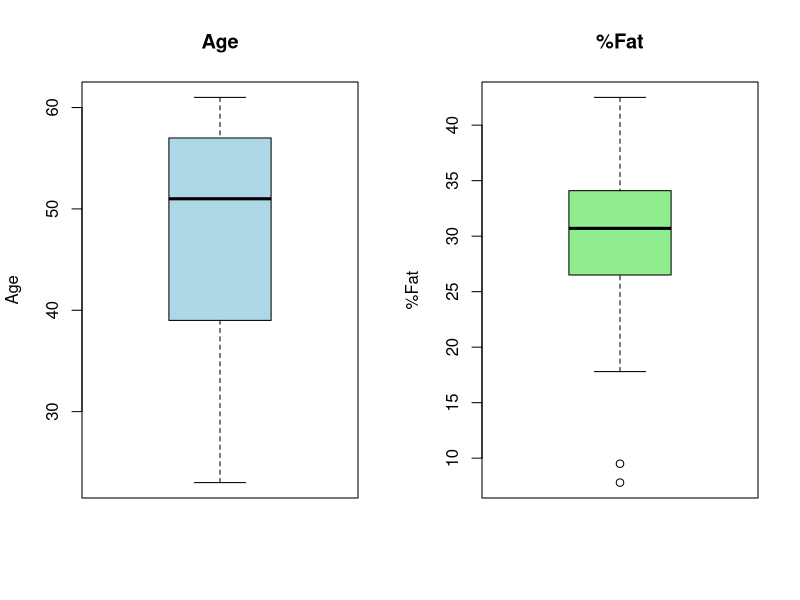
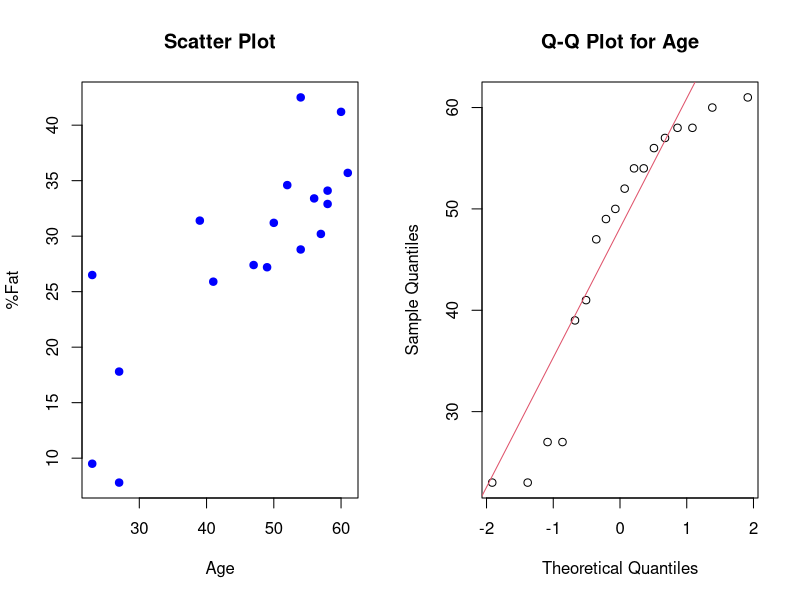
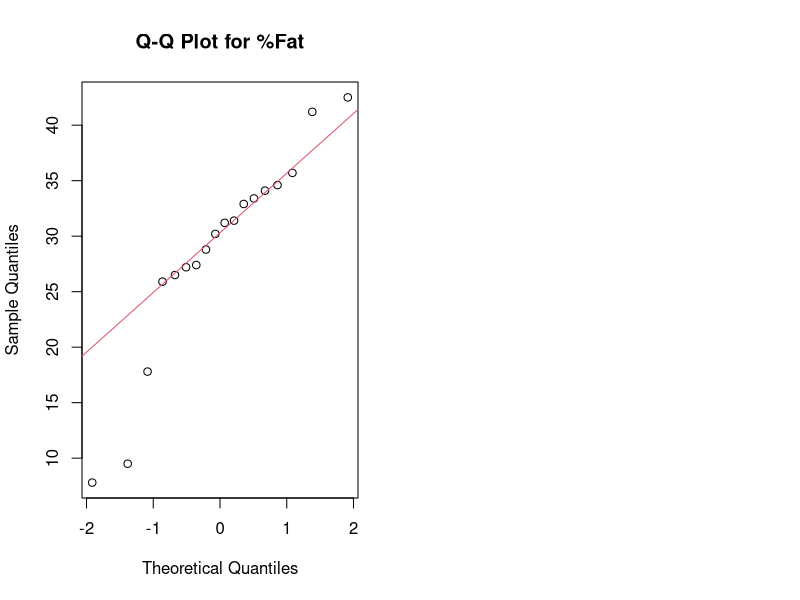

Source code (R) for these figures, in order:
age <- c(23,23,27,27,39,41,47,49,50,52,54,54,56,57,58,58,60,61)
body_fat <- c(9.5,26.5,7.8,17.8,31.4,25.9,27.4,27.2,31.2,34.6,42.5,28.8,33.4,30.2,34.1,32.9,41.2,35.7)
mean_age <- mean(age)
median_age <- median(age)
std_age <- sd(age)
mean_body_fat <- mean(body_fat)
median_body_fat <- median(body_fat)
std_body_fat <- sd(body_fat)
cat("Age Mean:", mean_age, "\n")
cat("Age Median:", median_age, "\n")
cat("Age Std:", std_age, "\n")
cat("%Fat Mean:", mean_body_fat, "\n")
cat("%Fat Median:", median_body_fat, "\n")
cat("%Fat Std", std_body_fat, "\n")
par(mfrow = c(1, 2))  # To create a 1x2 grid for plots
boxplot(age, main = "Age", ylab = "Age", col = "lightblue")
boxplot(body_fat, main = "%Fat", ylab = "%Fat", col = "lightgreen")
par(mfrow = c(1, 2)) 
plot(age, body_fat, main = "Scatter Plot", xlab = "Age", ylab = "%Fat", pch = 19, col = "blue")
qqnorm(age, main = "Q-Q Plot for Age")
qqline(age, col = 2)
qqnorm(body_fat, main = "Q-Q Plot for %Fat")
qqline(body_fat,col=2)